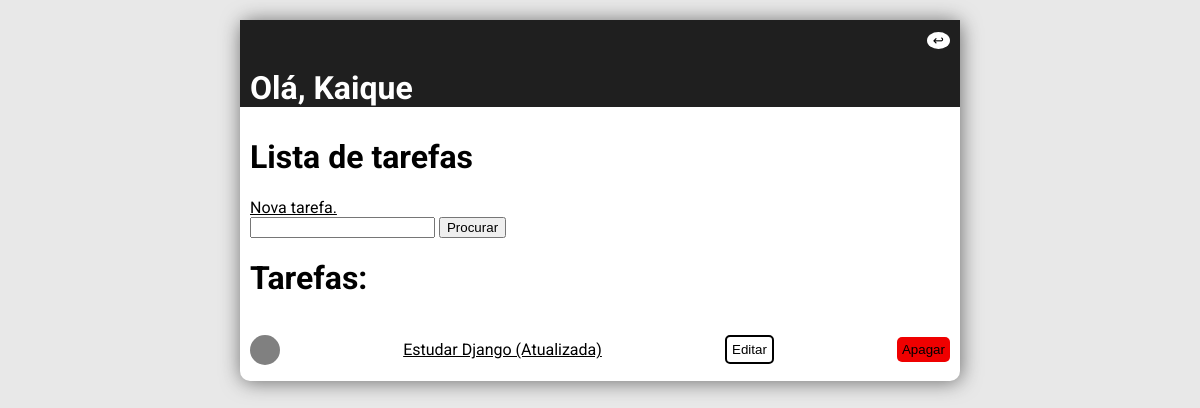
Page / (signed in) on the earlier database version.
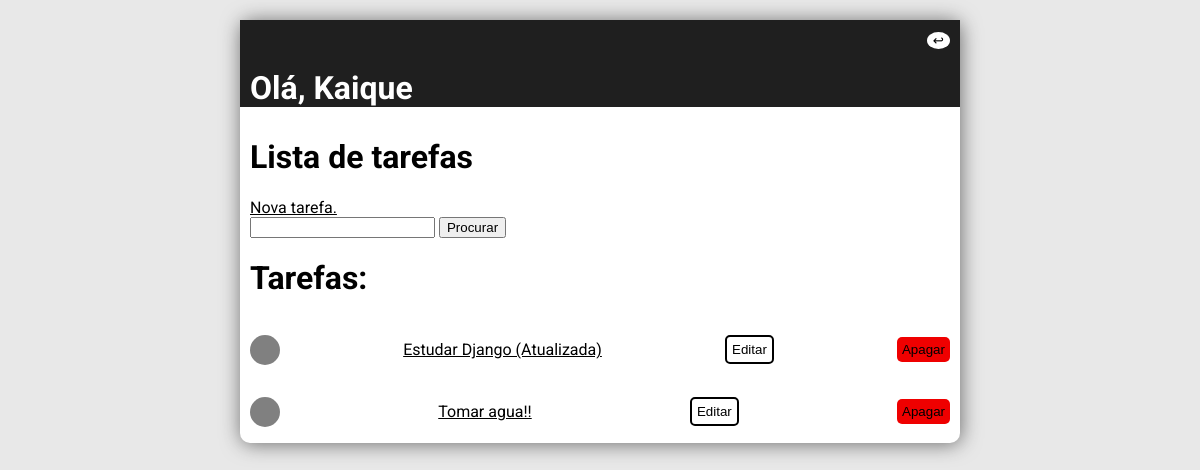
Same page on the later database version.
### Tarefas/models.py (models this page shows, shortened)
class Tarefas(models.Model):
    user = models.ForeignKey(User, on_delete=models.CASCADE,null=True,blank=True)
    titulo = models.CharField(max_length=200)
    descricao = models.TextField(null=True, blank=True)
    completa = models.BooleanField(default=False)
    data_de_criacao = models.DateTimeField(auto_now_add=True)
    class Meta:
        ordering = ['completa']

### Tarefas/views.py (the view)
# urls.py: path('', TarefasList.as_view(), name='listatarefa'),
class TarefasList(LoginRequiredMixin,ListView):
    model = Tarefas
    context_object_name = 'Tarefas'
    template_name = 'Tarefas/tarefas_list.html'
    def get_context_data(self, **kwargs):
        context = super().get_context_data(**kwargs)
        context['Tarefas'] = context['Tarefas'].filter(user=self.request.user)
        context['Count'] = context['Tarefas'].filter(completa=False).count()
        procura_input = self.request.GET.get("area-de-procura") or ''
        if procura_input:
            context['Tarefas'] = context['Tarefas'].filter(titulo__istartswith=procura_input)
        context['procura_input'] = procura_input
        return context

### Tarefas/templates/Tarefas/tarefas_list.html
{% extends 'Tarefas/main.html' %}
{% block content %}
        <div class="bar">
            <div>
                {%if request.user.is_authenticated %}
                <p class="logout"><a href="{% url 'logout' %}"><button class="exitbutton">&#8617;</button></a></p>
            {% else %}
                <p><a href="{% url 'login' %}">Login</a></p>
            {% endif %}
                <h1 class="title">Olá, {{request.user|title}}</h1>
            </div>
        </div>
        <div class="Tarefalist">
                <h1>Lista de tarefas</h1>
                <a href="{% url 'criartarefa' %}">Nova tarefa.</a>
                <form method="GET" >
                    <input type="text" name="area-de-procura" value="{{procura_input}}">
                    <input type="submit" value="Procurar" >
                </form>
                <h1>Tarefas: </h1>
                {% for t in Tarefas %}
                    <div class="div-tarefas">
                        {% if t.completa %}
                            <p class="tarefa-completa">&#10004;</p>
                            <p><a href="{% url 'detalhetarefa' t.pk %}"><s>{{t.titulo}}</s></a></p>
                        {% else %}
                        <p class="tarefa-incompleta"></p>
                        <p><a href="{% url 'detalhetarefa' t.pk %}">{{t.titulo}}</a></p>
                        {% endif %}
                        <p><a href="{% url 'editartarefa' t.pk %}"><button class="detailbutton">Editar</button></a></p>
                        <p><a href="{% url 'apagartarefa' t.pk %}"><button class="deletebutton">Apagar</button></a></p>
                    </div>
                    {% empty %}
                    <div>
                        <p>Não há tarefas...</p>
                    </div>
                {% endfor %}
        </div>
{% endblock %}

Differences in the rows shown:
added Tarefas: titulo "Tomar agua!!"
